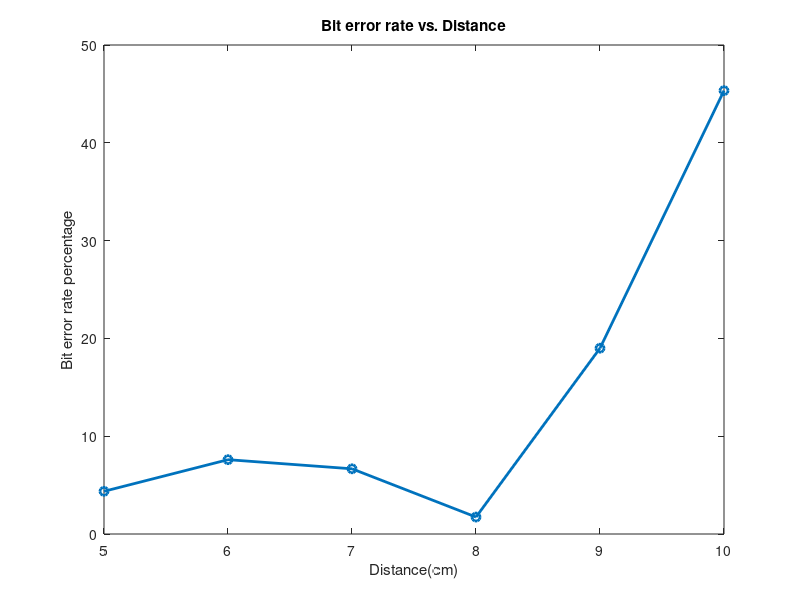

Here is the MATLAB script that generated this plot:
%% 5cm
%%1.deneme
rec = [0 1 0 1 0 1 1 1 0 0 0 1 0 1 0 1 1 1 0 0 0 1 0 1 0 1 1 1 0 0 0 1 0 1 0 1 1 1 0 0 0 1 0 1 0 1 1 1 0 0 0 1 0 1 0 1 1 1 0 0 0 1 0 1 0 1 1 1 0 0 0 1 0 1 0 1 1 1 0 0 0 1 0 1 0 1 1 1 0 0 0 1 0 1 0 1 1 1 0 0 0 1 0 1 0 1 1 1 0 0 0 1 0 1 0 1 1 1 0 0 0 1 0 1 0 1 1 1 0 0 0 1 0 1 0 1 1 1 0 0 0 1 0 1 0 1 1 1 0 0];
tr1 = [0 1 0 1 0 1 1 1 0 0 0 1 0 1 0 1 1 1 0 0 0 1 0 1 0 1 1 1 0 0 0 1 0 1 0 1 1 1 0 0 0 1 0 1 0 1 1 1 0 0 0 1 0 1 0 1 1 1 0 0 0 1 0 1 0 1 1 1 0 0 0 1 0 1 0 1 1 1 0 0 0 1 0 1 0 1 1 1 0 0 0 1 0 1 0 1 1 1 0 0 0 1 0 1 0 1 1 1 0 0 0 1 0 1 0 1 1 1 0 0 0 1 0 1 0 1 1 1 0 0 0 1 0 1 0 1 1 1 0 0 0 1 0 1 0 1 1 1 0 0];
er1 = 0; %error s?f?r

tr2 = [2 1 0 1 0 1 1 1 0 0 0 1 0 1 0 1 1 1 0 0 0 1 0 1 0 1 1 1 0 0 0 1 0 1 0 1 1 1 0 0 0 1 0 1 0 1 1 1 0 0 2 1 0 1 0 1 1 1 0 0 0 1 0 1 0 1 1 1 0 0 0 1 0 1 0 1 1 1 0 0 0 1 0 1 0 1 1 1 0 0 0 1 0 1 0 1 1 1 0 0 0 1 0 1 0 1 1 1 0 0 0 1 0 1 0 1 1 1 0 0 0 1 0 1 0 1 1 1 0 0 0 1 0 1 0 1 1 1 0 0 0 1 0 1 1 1 1 1 0 0];
er2 = 3; %error 3

tr3 = [2 1 0 1 0 1 1 1 0 0 0 1 0 1 0 1 1 1 0 0 0 1 0 1 0 1 1 1 0 0 0 1 0 1 1 1 1 1 0 0 0 1 0 1 1 1 1 1 0 0 2 1 1 1 1 1 1 1 0 0 1 1 1 1 1 1 1 1 0 0 1 1 1 1 1 1 1 0 0 0 1 1 1 0 1 1 1 1 0 0 1 0 1 0 1 1 1 0 0 0 0 0 0 0 0 0 0 0 0 0 0 0 0 0 0 0 0 0 0 0 0 0 0 0 0 0 0 0 0 0 0 0 0 0 0 0 0 0 0 0 0 0 0 0 0 0 0 0 0 0];
er3 = 48; % error 48

tr4 = [2 1 0 1 0 1 1 1 0 0 0 1 0 1 0 1 1 1 0 0 0 1 0 1 0 1 1 1 0 0 0 1 0 1 0 1 1 1 0 0 0 1 0 1 0 1 1 1 0 0 2 1 0 1 0 1 1 1 0 0 0 1 0 1 0 1 1 1 0 0 0 1 0 1 0 1 1 1 0 0 0 1 0 1 0 1 1 1 0 0 0 1 0 1 0 1 1 1 0 0 0 1 0 1 0 1 1 1 0 0 0 1 0 1 0 1 1 1 0 0 0 1 0 1 0 1 1 1 0 0 0 1 0 1 0 1 1 1 0 0 0 1 0 1 0 1 1 1 0 0];
er4 = 4; % error 2

tr5 = [2 1 0 1 0 1 1 1 0 0 0 1 0 1 0 1 1 1 0 0 0 1 0 1 0 1 1 1 0 0 0 1 0 1 0 1 1 1 0 0 0 1 0 1 0 1 1 1 0 0 2 1 0 1 0 1 1 1 0 0 0 1 0 1 0 1 1 1 0 0 0 1 0 1 0 1 1 1 0 0 0 1 0 1 0 1 1 1 0 0 0 1 0 1 0 1 1 1 0 0 0 1 0 1 0 1 1 1 0 0 0 1 0 1 0 1 1 1 0 0 0 1 0 1 1 1 1 1 0 0 0 1 1 1 1 1 1 1 0 0 1 1 1 1 1 1 1 1 0 0];
er5 = 8; % error 8

tr6 = [2 1 0 1 0 1 1 1 0 0 0 1 0 1 0 1 1 1 0 0 0 1 0 1 0 1 1 1 0 0 0 1 0 1 0 1 1 1 0 0 0 1 0 1 0 1 1 1 0 0 2 1 0 1 0 1 1 1 0 0 0 1 0 1 0 1 1 1 0 0 0 1 0 1 0 1 1 1 0 0 0 1 0 1 0 1 1 1 0 0 0 1 0 1 0 1 1 1 0 0 0 1 0 1 0 1 1 1 0 0 0 1 0 1 0 1 1 1 0 0 0 1 0 1 0 1 1 1 0 0 0 1 0 1 0 1 1 1 0 0 0 1 0 1 0 1 1 1 0 0];
er6 = 2; % error 2

tr7 = [2 1 0 1 0 1 1 1 0 0 0 1 0 1 0 1 1 1 0 0 0 1 0 1 0 1 1 1 0 0 0 1 0 1 0 1 1 1 0 0 0 1 0 1 0 1 1 1 0 0 0 1 0 1 0 1 1 1 0 0 0 1 0 1 0 1 1 1 0 0 0 1 0 1 0 1 1 1 0 0 0 1 0 1 0 1 1 1 0 0 0 1 0 1 0 1 1 1 0 0 0 1 0 1 0 1 1 1 0 0 0 1 0 1 0 1 1 1 0 0 0 1 0 1 0 1 1 1 0 0 0 1 0 1 0 1 1 1 0 0 0 1 0 1 0 1 1 1 0 0];
er7 = 1; %error 1

tr8 = [2 1 0 1 0 1 1 1 0 0 0 1 0 1 0 1 1 1 0 0 0 1 0 1 0 1 1 1 0 0 0 1 0 1 0 1 1 1 0 0 0 1 0 1 0 1 1 1 0 0 0 1 0 1 0 1 1 1 0 0 0 1 0 1 0 1 1 1 0 0 0 1 0 1 0 1 1 1 0 0 0 1 0 1 0 1 1 1 0 0 0 1 0 1 0 1 1 1 0 0 0 1 0 1 0 1 1 1 0 0 0 1 0 1 0 1 1 1 0 0 0 1 0 1 0 1 1 1 0 0 0 1 0 1 0 1 1 1 0 0 0 1 0 1 0 1 1 1 0 0];
er8 = 1; % error 1

tr9 = [0 1 0 1 0 1 1 1 0 0 0 1 0 1 0 1 1 1 0 0 0 1 0 1 0 1 1 1 0 0 0 1 0 1 0 1 1 1 0 0 0 1 0 1 0 1 1 1 0 0 0 1 0 1 0 1 1 1 0 0 0 1 0 1 0 1 1 1 0 0 0 1 0 1 0 1 1 1 0 0 0 1 0 1 0 1 1 1 0 0 0 1 0 1 0 1 1 1 0 0 0 1 0 1 0 1 1 1 0 0 0 1 0 1 0 1 1 1 0 0 0 1 0 1 0 1 1 1 0 0 0 1 0 1 0 1 1 1 0 0 0 1 0 1 0 1 1 1 0 0];
er9 = 0; % error 0
 
tr10= [0 1 0 1 0 1 1 1 0 0 0 1 0 1 0 1 1 1 0 0 0 1 0 1 0 1 1 1 0 0 0 1 0 1 0 1 1 1 0 0 0 1 0 1 0 1 1 1 0 0 0 1 0 1 0 1 1 1 0 0 0 1 0 1 0 1 1 1 0 0 0 1 0 1 0 1 1 1 0 0 0 1 0 1 0 1 1 1 0 0 0 1 0 1 0 1 1 1 0 0 0 1 0 1 0 1 1 1 0 0 0 1 0 1 0 1 1 1 0 0 0 1 0 1 1 1 1 1 0 0 0 1 0 1 1 1 1 1 0 0 1 1 1 1 1 1 1 1 0 0];
er10 = 5; % error 5

tr11= [0 1 0 1 0 1 1 1 0 0 0 1 0 1 0 1 1 1 0 0 0 1 0 1 0 1 1 1 0 0 0 1 0 1 0 1 1 1 0 0 0 1 0 1 0 1 1 1 0 0 0 1 0 1 0 1 1 1 0 0 0 1 0 1 0 1 1 1 0 0 0 1 0 1 0 1 1 1 0 0 0 1 0 1 0 1 1 1 0 0 0 1 0 1 0 1 1 1 0 0 0 1 0 1 0 1 1 1 0 0 0 1 0 1 0 1 1 1 0 0 0 1 0 1 0 1 1 1 0 0 0 1 0 1 0 1 1 1 0 0 0 1 0 1 0 1 1 1 0 0];
er11 = 0;%error 0

%% 6 cm
tr12 = [0 1 0 1 0 1 1 1 0 0 0 1 0 1 0 1 1 1 0 0 0 1 0 1 0 1 1 1 0 0 0 1 0 1 0 1 1 1 0 0 0 1 0 1 0 1 1 1 0 0 0 1 0 1 0 1 1 1 0 0 0 1 0 1 0 1 1 1 0 0 0 1 0 1 0 1 1 1 0 0 0 1 0 1 0 1 1 1 0 0 0 1 0 1 0 1 1 1 0 0 0 1 0 1 0 1 1 1 0 0 0 1 0 1 0 1 1 1 0 0 0 1 0 1 0 1 1 1 0 0 0 1 0 1 0 1 1 1 0 0 0 1 0 1 0 1 1 1 0 0];
er12 = 0; %error = 0

tr13 = [0 1 0 1 0 1 1 1 0 0 0 1 0 1 0 1 1 1 0 0 0 1 0 1 0 1 1 1 0 0 0 1 0 1 0 1 1 1 0 0 0 1 0 1 0 1 1 1 0 0 0 1 0 1 0 1 1 1 0 0 0 1 0 1 0 1 1 1 0 0 0 1 0 1 0 1 1 1 0 0 0 1 0 1 0 1 1 1 0 0 0 1 0 1 0 1 1 1 0 0 0 1 0 1 0 1 1 1 0 0 0 1 0 1 0 1 1 1 0 0 0 1 0 1 0 1 1 1 0 0 0 1 0 1 0 1 1 1 0 0 0 1 0 1 0 1 1 1 0 0];
er13 = 0; %error = 0

tr14 = [0 1 0 1 0 1 1 1 0 0 0 1 0 1 0 1 1 1 0 0 0 1 0 1 0 1 1 1 0 0 0 1 0 1 0 1 1 1 0 0 0 1 0 1 0 1 1 1 0 0 0 1 0 1 0 1 1 1 0 0 0 1 0 1 0 1 1 1 0 0 0 1 0 1 0 1 1 1 0 0 0 1 0 1 0 1 1 1 0 0 0 1 0 1 0 1 1 1 0 0 0 1 0 1 0 1 1 1 0 0 0 1 0 1 0 1 1 1 0 0 0 1 0 1 0 1 1 1 0 0 0 1 0 1 0 1 1 1 0 0 0 1 0 1 0 1 1 1 0 0];
er14 = 0; %error = 0

tr15 = [0 1 0 1 0 1 1 1 0 0 0 1 0 1 0 1 1 1 0 0 0 1 0 1 0 1 1 1 0 0 0 1 0 1 0 1 1 1 0 0 0 1 0 1 0 1 1 1 0 0 0 1 0 1 0 1 1 1 0 0 0 1 0 1 0 1 1 1 0 0 0 1 0 1 0 1 1 1 0 0 0 1 0 1 0 1 1 1 0 0 0 1 0 1 0 1 1 1 0 0 0 1 0 1 0 1 1 0 0 0 0 1 0 1 1 1 1 0 0 0 0 1 1 1 1 1 1 0 0 0 1 1 1 0 1 1 1 0 0 0 1 0 1 0 1 1 1 0 0 0];
er15 = 17; %error = 17

tr16 = [0 1 0 1 0 1 1 1 0 0 0 1 0 1 0 1 1 1 0 0 0 1 0 1 0 1 1 1 0 0 0 1 0 1 0 1 1 1 0 0 0 1 0 1 0 1 1 1 0 0 0 1 0 1 0 1 1 1 0 0 0 1 0 1 0 1 1 1 0 0 0 1 0 1 0 1 1 1 0 0 0 1 0 1 0 1 1 1 0 0 0 1 0 1 1 1 1 0 0 0 0 1 0 1 1 1 1 0 0 0 0 1 1 0 1 1 1 0 0 0 1 1 1 0 1 1 1 0 0 0 1 0 1 0 1 1 1 0 0 0 1 0 1 0 1 1 1 0 0 0];
er16 = 25; %error 25

tr17 = [0 1 0 1 0 1 1 1 0 0 0 1 0 1 0 1 1 1 0 0 0 1 0 1 0 1 1 1 0 0 0 1 0 1 0 1 1 1 0 0 0 1 0 1 0 1 1 1 0 0 0 1 0 1 0 1 1 1 0 0 0 1 0 1 0 1 1 1 0 0 0 1 0 1 0 1 1 1 0 0 0 1 0 1 0 1 1 1 0 0 0 1 0 1 1 1 1 1 0 0 0 1 1 1 1 1 1 1 0 0 1 1 1 1 1 1 1 1 0 0 1 1 1 1 1 1 1 1 0 0 1 1 1 1 1 1 1 1 0 0 1 1 1 0 1 1 1 1 0 0];
er17 = 16; %error 16

tr18 = [0 1 0 1 0 1 1 1 0 0 0 1 0 1 0 1 1 1 0 0 0 1 0 1 0 1 1 1 0 0 0 1 0 1 0 1 1 1 0 0 0 1 0 1 0 1 1 1 0 0 0 1 0 1 0 1 1 1 0 0 0 1 0 1 0 1 1 1 0 0 0 1 0 1 0 1 1 1 0 0 0 1 0 1 1 1 1 1 0 0 0 1 1 1 1 1 1 1 0 0 0 1 1 1 1 1 1 1 0 0 1 1 1 1 1 1 1 0 0 0 1 1 1 0 1 1 1 0 0 0 1 0 1 0 1 1 1 0 0 0 1 0 1 0 1 1 1 0 0 0];
er18 = 26; %error 26

tr19 = [0 1 0 1 0 1 1 1 0 0 0 1 0 1 0 1 1 1 0 0 0 1 0 1 0 1 1 1 0 0 0 1 0 1 0 1 1 1 0 0 0 1 0 1 0 1 1 1 0 0 0 1 0 1 0 1 1 1 0 0 0 1 0 1 0 1 1 1 0 0 0 1 0 1 0 1 1 1 0 0 0 1 0 1 0 1 1 1 0 0 0 1 0 1 0 1 1 1 0 0 0 1 0 1 0 1 1 1 0 0 0 1 0 1 0 1 1 1 0 0 0 1 0 1 0 1 1 1 0 0 0 1 0 1 0 1 1 1 0 0 0 1 0 1 0 1 1 1 0 0 ];
er19 = 0; %error 0

tr20 = [0 1 0 1 0 1 1 1 0 0 0 1 0 1 0 1 1 1 0 0 0 1 0 1 0 1 1 1 0 0 0 1 0 1 0 1 1 1 0 0 0 1 0 1 0 1 1 1 0 0 0 1 0 1 0 1 1 1 0 0 0 1 0 1 0 1 1 1 0 0 0 1 0 1 0 1 1 1 0 0 0 1 0 1 0 1 1 1 0 0 0 1 0 1 0 1 1 1 0 0 0 1 0 1 0 1 1 1 0 0 0 1 0 1 0 1 1 1 0 0 0 1 0 1 0 1 1 1 0 0 0 1 0 1 0 1 1 1 0 0 0 1 0 1 0 1 1 1 0 0 ];
er20 = 0; %error 0

tr21 = [0 1 0 1 0 1 1 1 0 0 0 1 0 1 0 1 1 1 0 0 0 1 0 1 0 1 1 1 0 0 0 1 0 1 0 1 1 1 0 0 0 1 0 1 0 1 1 1 0 0 1 1 0 1 0 1 1 1 0 0 0 1 0 1 0 1 1 1 0 0 0 1 0 1 1 1 1 1 0 0 0 1 1 1 1 1 1 1 0 0 1 1 1 1 1 1 1 1 0 0 1 1 1 1 1 1 1 0 0 0 1 1 1 1 1 1 1 0 0 0 1 1 1 1 1 1 1 0 0 0 1 1 1 0 1 1 1 0 0 0 1 0 1 0 1 1 1 0 0 0 ];
er21 = 30; %error 30

%%7 cm
tr22 = [0 1 0 1 0 1 1 1 0 0 0 1 0 1 0 1 1 1 0 0 0 1 0 1 0 1 1 1 0 0 0 1 0 1 0 1 1 1 0 0 0 1 0 1 0 1 1 1 0 0 0 1 0 1 0 1 1 1 0 0 0 1 0 1 0 1 1 1 0 0 0 1 0 1 0 1 1 1 0 0 0 1 0 1 0 1 1 1 0 0 0 1 0 1 0 1 1 1 0 0 0 1 0 1 0 1 1 1 0 0 0 1 0 1 1 1 1 0 0 0 0 1 0 0 1 1 1 0 0 0 0 1 1 0 1 1 1 0 0 0 1 0 1 0 1 1 1 0 0 0 ];
er22 = 15; %error 15

tr23 = [0 1 0 1 0 1 1 1 0 0 0 1 0 1 0 1 1 1 0 0 0 1 0 1 0 1 1 1 0 0 0 1 0 1 0 1 1 1 0 0 0 1 0 1 0 1 1 1 0 0 0 1 0 1 0 1 1 1 0 0 0 1 0 1 0 1 1 1 0 0 0 1 0 1 0 1 1 1 0 0 0 1 0 1 0 1 1 1 0 0 0 1 0 1 0 1 1 1 0 0 0 1 0 1 0 1 1 1 0 0 0 1 0 1 0 1 1 1 0 0 0 1 0 1 0 1 1 1 0 0 0 1 0 1 0 1 1 1 0 0 0 1 0 1 0 1 1 1 0 0 ];
er23 = 0; %error 0

tr24 = [0 1 0 1 0 1 1 1 0 0 0 1 0 1 0 1 1 1 0 0 0 1 0 1 0 1 1 1 0 0 0 1 0 1 0 1 1 1 0 0 0 1 0 1 0 1 1 1 0 0 0 1 0 1 0 1 1 1 0 0 0 1 0 1 0 1 1 1 0 0 0 1 0 1 0 1 1 1 0 0 0 1 0 1 0 1 1 1 0 0 0 1 0 1 0 1 1 1 0 0 0 1 0 1 0 1 1 1 0 0 0 1 0 1 0 1 1 1 0 0 0 1 0 1 0 1 1 1 0 0 0 1 0 1 1 1 1 1 0 0 0 1 0 0 1 1 1 1 0 0 ];
er24 = 3; %error 3 - ahmet tek att?

tr25 = [0 1 0 1 0 1 1 1 0 0 0 1 0 1 0 1 1 1 0 0 0 1 0 1 0 1 1 1 0 0 0 1 0 1 0 1 1 1 0 0 0 1 0 1 0 1 1 1 0 0 0 1 0 1 0 1 1 1 0 0 0 1 0 1 0 1 1 1 0 0 0 1 0 1 0 1 1 1 0 0 0 1 0 1 0 1 1 1 0 0 0 1 0 1 0 1 1 1 0 0 0 1 0 1 0 1 1 1 0 0 0 1 0 1 0 1 1 1 0 0 0 1 0 1 0 1 1 1 0 0 0 1 0 1 0 1 1 1 0 0 0 1 0 1 0 1 1 1 0 0 ];
er25 = 0; %error 0

tr26 = [0 1 0 1 0 1 1 1 0 0 0 1 0 1 0 1 1 1 0 0 0 1 0 1 0 1 1 1 0 0 0 1 0 1 0 1 1 1 0 0 0 1 0 1 0 1 1 1 0 0 0 1 0 1 0 1 1 1 0 0 0 1 0 1 0 1 1 1 0 0 0 1 0 1 0 1 1 1 0 0 0 1 0 1 0 1 1 1 0 0 0 1 0 1 0 1 1 1 0 0 0 1 0 1 0 1 1 1 0 0 0 1 0 1 0 1 1 1 0 0 0 1 0 1 0 1 1 0 0 0 0 1 0 1 1 1 1 1 0 0 0 1 0 1 1 1 1 0 0 0 ];
er26 = 4; %error 4

tr27 = [0 1 0 1 0 1 1 1 0 0 0 1 0 1 0 1 1 1 0 0 0 1 0 1 0 1 1 1 0 0 0 1 0 1 0 1 1 1 0 0 0 1 0 1 0 1 1 1 0 0 0 1 0 1 0 1 1 1 0 0 0 1 0 1 1 1 1 0 0 0 0 1 1 0 1 1 1 0 0 0 0 0 1 0 1 1 1 0 0 0 1 0 1 0 1 1 1 0 0 0 1 0 1 0 1 1 1 0 0 0 1 0 1 0 1 1 1 0 0 0 1 0 1 0 1 1 1 0 0 0 1 0 1 0 1 1 1 0 0 0 1 0 1 0 1 1 1 0 0 0 ];
er27 = 47;%error 47

tr28 = [0 1 0 1 0 1 1 1 0 0 0 1 0 1 0 1 1 1 0 0 0 1 0 1 0 1 1 1 0 0 0 1 0 1 0 1 1 1 0 0 0 1 0 1 0 1 1 1 0 0 0 1 0 1 0 1 1 1 0 0 0 1 0 1 0 1 1 1 0 0 0 1 0 1 0 1 1 1 0 0 0 1 0 1 0 1 1 1 0 0 0 1 0 1 0 1 1 1 0 0 0 1 0 1 0 1 1 1 0 0 0 1 0 1 0 1 1 0 0 0 0 1 0 1 1 1 1 0 0 0 0 1 0 1 1 1 1 0 0 0 0 1 1 0 1 1 1 0 0 0 ];
er28 = 9;%error 9

tr29 = [0 1 0 1 0 1 1 1 0 0 0 1 0 1 0 1 1 1 0 0 0 1 0 1 0 1 1 1 0 0 0 1 0 1 0 1 1 1 0 0 0 1 0 1 0 1 1 1 0 0 0 1 0 1 0 1 1 1 0 0 0 1 0 1 0 1 1 1 0 0 0 1 0 1 0 1 1 1 0 0 0 1 0 1 0 1 1 1 0 0 0 1 0 1 1 1 1 0 0 0 0 1 0 1 1 1 1 0 0 0 0 1 0 0 1 1 1 0 0 0 0 1 1 0 1 1 1 0 0 0 0 0 1 0 1 1 1 0 0 0 1 0 1 0 1 1 1 0 0 0 ];
er29 = 22;%error 22

tr30 = [0 1 0 1 0 1 1 1 0 0 0 1 0 1 0 1 1 1 0 0 0 1 0 1 0 1 1 1 0 0 0 1 0 1 0 1 1 1 0 0 0 1 0 1 0 1 1 1 0 0 0 1 0 1 0 1 1 1 0 0 0 1 0 1 0 1 1 1 0 0 0 1 0 1 0 1 1 1 0 0 0 1 0 1 0 1 1 1 0 0 0 1 0 1 0 1 1 1 0 0 0 1 0 1 0 1 1 1 0 0 0 1 0 1 0 1 1 1 0 0 0 1 0 1 0 1 1 1 0 0 0 1 0 1 0 1 1 1 0 0 0 1 0 1 0 1 1 1 0 0 ];
er30 = 0;%error 0

tr31 = [0 1 0 1 0 1 1 1 0 0 0 1 0 1 0 1 1 1 0 0 0 1 0 1 0 1 1 1 0 0 0 1 0 1 0 1 1 1 0 0 0 1 0 1 0 1 1 1 0 0 0 1 0 1 0 1 1 1 0 0 0 1 0 1 0 1 1 1 0 0 0 1 0 1 0 1 1 1 0 0 0 1 0 1 0 1 1 1 0 0 0 1 0 1 0 1 1 1 0 0 0 1 0 1 0 1 1 1 0 0 0 1 0 1 0 1 1 1 0 0 0 1 0 1 0 1 1 1 0 0 0 1 0 1 0 1 1 1 0 0 0 1 0 1 0 1 1 1 0 0 ];
er31 = 0;%error 0

%% 8cm

tr32 = [0 1 0 1 0 1 1 1 0 0 0 1 0 1 0 1 1 1 0 0 0 1 0 1 0 1 1 1 0 0 0 1 0 1 0 1 1 1 0 0 0 1 0 1 0 1 1 1 0 0 0 1 0 1 0 1 1 1 0 0 0 1 0 1 0 1 1 1 0 0 0 1 0 1 0 1 1 1 0 0 0 1 0 1 0 1 1 1 0 0 0 1 0 1 0 1 1 1 0 0 0 1 0 1 0 1 1 1 0 0 0 1 0 1 0 1 1 1 0 0 0 1 0 1 0 1 1 1 0 0 0 1 0 1 0 1 1 1 0 0 0 1 0 1 0 1 1 1 0 0 ];
er32 = 0;%error 0

tr33 = [0 1 0 1 0 1 1 1 0 0 0 1 0 1 0 1 1 1 0 0 0 1 0 1 0 1 1 1 0 0 0 1 0 1 0 1 1 1 0 0 0 1 0 1 0 1 1 1 0 0 0 1 0 1 0 1 1 1 0 0 0 1 0 1 0 1 1 1 0 0 0 1 0 1 0 1 1 1 0 0 0 1 0 1 0 1 1 1 0 0 0 1 0 1 0 1 1 1 0 0 0 1 0 1 0 1 1 1 0 0 0 1 0 1 0 1 1 1 0 0 0 1 0 1 0 1 1 1 0 0 0 1 0 1 0 1 1 1 0 0 0 1 0 1 0 1 1 1 0 0 ];
er33 = 0;%error 0

tr34 = [0 1 0 1 0 1 1 1 0 0 0 1 0 1 0 1 1 1 0 0 0 1 0 1 0 1 1 1 0 0 0 1 0 1 0 1 1 1 0 0 0 1 0 1 0 1 1 1 0 0 0 1 0 1 0 1 1 1 0 0 0 1 0 1 0 1 1 1 0 0 0 1 0 1 0 1 1 1 0 0 0 1 0 1 0 1 1 1 0 0 0 1 0 1 0 1 1 1 0 0 0 1 0 1 0 1 1 1 0 0 0 1 0 1 0 1 1 1 0 0 0 1 0 1 0 1 1 1 0 0 0 1 0 1 0 1 1 1 0 0 0 1 0 1 0 1 1 1 0 0 ];
er34 = 0;%error 0

tr35 = [0 1 0 1 0 1 1 1 0 0 0 1 0 1 0 1 1 1 0 0 0 1 0 1 0 1 1 1 0 0 0 1 0 1 0 1 1 1 0 0 0 1 0 1 0 1 1 1 0 0 0 1 0 1 0 1 1 1 0 0 0 1 0 1 0 1 1 1 0 0 0 1 0 1 0 1 1 1 0 0 0 1 0 1 0 1 1 1 0 0 0 1 0 1 0 1 1 1 0 0 0 1 0 1 0 1 1 1 0 0 0 1 0 1 0 1 1 1 0 0 0 1 0 1 0 1 1 1 0 0 0 1 0 1 0 1 1 1 0 0 0 1 0 1 0 1 1 0 0 0 ];
er35 = 1;%error 1

tr36 = [0 1 0 1 0 1 1 1 0 0 0 1 0 1 0 1 1 1 0 0 0 1 0 1 0 1 1 1 0 0 0 1 0 1 0 1 1 1 0 0 0 1 0 1 0 1 1 1 0 0 0 1 0 1 0 1 1 1 0 0 0 1 0 1 0 1 1 1 0 0 0 1 0 1 0 1 1 1 0 0 0 1 0 1 0 1 1 1 0 0 0 1 0 1 0 1 1 1 0 0 0 1 0 1 0 1 1 0 0 0 0 1 0 1 0 1 1 0 0 0 0 1 0 1 0 1 1 0 0 0 0 1 0 0 0 1 1 0 0 0 0 1 0 0 1 1 1 0 0 0 ];
er36 = 8;% error 8

tr37 = [0 1 0 1 0 1 1 1 0 0 0 1 0 1 0 1 1 1 0 0 0 1 0 1 0 1 1 1 0 0 0 1 0 1 0 1 1 1 0 0 0 1 0 1 0 1 1 1 0 0 0 1 0 1 0 1 1 1 0 0 0 1 0 1 0 1 1 1 0 0 0 1 0 1 0 1 1 1 0 0 0 1 0 1 0 1 1 1 0 0 0 1 0 1 0 1 1 1 0 0 0 1 0 1 0 1 1 1 0 0 0 1 0 1 0 1 1 1 0 0 0 1 0 1 0 1 1 1 0 0 0 1 0 1 0 1 1 1 0 0 0 1 0 1 0 1 1 1 0 0 ];
er37 = 0;%error 0

tr38 = [0 1 0 1 0 1 1 1 0 0 0 1 0 1 0 1 1 1 0 0 0 1 0 1 0 1 1 1 0 0 0 1 0 1 0 1 1 1 0 0 0 1 0 1 0 1 1 1 0 0 0 1 0 1 0 1 1 1 0 0 0 1 0 1 0 1 1 1 0 0 0 1 0 1 0 1 1 1 0 0 0 1 0 1 0 1 1 1 0 0 0 1 0 1 0 1 1 1 0 0 0 1 0 1 0 1 1 1 0 0 0 1 0 1 0 1 1 1 0 0 0 1 0 1 0 1 1 1 0 0 0 1 0 1 0 1 1 1 0 0 0 1 0 1 0 1 1 1 0 0 ];
er38 = 0;%error 0

tr39 = [0 1 0 1 0 1 1 1 0 0 0 1 0 1 0 1 1 1 0 0 0 1 0 1 0 1 1 1 0 0 0 1 0 1 0 1 1 1 0 0 0 1 0 1 0 1 1 1 0 0 0 1 0 1 0 1 1 1 0 0 0 1 0 1 0 1 1 1 0 0 0 1 0 1 0 1 1 1 0 0 0 1 0 1 0 1 1 1 0 0 0 1 0 1 0 1 1 0 0 0 0 1 0 1 0 1 1 0 0 0 0 1 0 0 1 1 1 0 0 0 0 1 0 0 1 1 1 0 0 0 0 1 0 0 1 1 1 0 0 0 0 0 1 0 1 1 1 0 0 0 ];
er39 = 16;%error 16

tr40 = [0 1 0 1 0 1 1 1 0 0 0 1 0 1 0 1 1 1 0 0 0 1 0 1 0 1 1 1 0 0 0 1 0 1 0 1 1 1 0 0 0 1 0 1 0 1 1 1 0 0 0 1 0 1 0 1 1 1 0 0 0 1 0 1 0 1 1 1 0 0 0 1 0 1 0 1 1 1 0 0 0 1 0 1 0 1 1 1 0 0 0 1 0 1 0 1 1 1 0 0 0 1 0 1 0 1 1 1 0 0 0 1 0 1 0 1 1 1 0 0 0 1 0 1 0 1 1 1 0 0 0 1 0 1 0 1 1 1 0 0 0 1 0 0 0 1 1 1 0 0 ];
er40 = 1;%error 1

tr41 = [0 1 0 1 0 1 1 1 0 0 0 1 0 1 0 1 1 1 0 0 0 1 0 1 0 1 1 1 0 0 0 1 0 1 0 1 1 1 0 0 0 1 0 1 0 1 1 1 0 0 0 1 0 1 0 1 1 1 0 0 0 1 0 1 0 1 1 1 0 0 0 1 0 1 0 1 1 1 0 0 0 1 0 1 0 1 1 1 0 0 0 1 0 1 0 1 1 1 0 0 0 1 0 1 0 1 1 1 0 0 0 1 0 1 0 1 1 1 0 0 0 1 0 1 0 1 1 1 0 0 0 1 0 1 0 1 1 1 0 0 0 1 0 1 0 1 1 1 0 0 ];
er41 = 0;%error 0

%% 9 cm
tr42 = [0 0 0 1 0 1 1 0 0 0 0 0 0 1 0 1 1 0 0 0 0 0 0 1 0 1 1 0 0 0 0 1 0 0 0 1 1 0 0 0 0 1 0 0 0 1 1 0 0 0 1 0 0 0 1 1 1 0 0 0 0 0 0 0 1 1 1 0 0 0 0 0 0 0 1 1 1 0 0 0 0 0 1 0 1 1 1 0 0 0 0 0 1 0 1 1 1 0 0 0 1 0 1 0 1 1 1 0 0 0 1 0 0 0 1 1 1 0 0 0 1 0 1 0 0 0 0 0 0 0 1 0 0 0 0 0 0 0 0 0 0 0 0 0 0 0 0 0 0 0 ];
er42 = 62;% error 62

tr43 = [0 1 0 1 0 1 1 1 0 0 0 1 0 1 0 1 1 1 0 0 0 1 0 1 0 1 1 1 0 0 0 1 0 1 0 1 1 1 0 0 0 1 0 1 0 1 1 1 0 0 0 1 0 1 0 1 1 1 0 0 0 1 0 1 0 1 1 1 0 0 0 1 0 1 0 1 1 1 0 0 0 1 0 1 0 1 1 1 0 0 0 1 0 1 0 1 1 1 0 0 0 1 0 1 0 1 1 1 0 0 0 1 0 0 0 0 0 0 0 0 0 1 0 1 0 0 0 0 0 0 0 1 0 0 0 0 0 0 0 0 0 0 0 0 0 0 0 0 0 0 ];
er43 = 16;% error 16

tr44 = [0 0 0 0 0 0 1 1 0 0 0 1 0 0 0 1 1 1 0 0 0 1 0 1 0 1 1 1 0 0 0 1 0 1 0 1 1 1 0 0 0 1 0 1 0 1 1 1 0 0 0 1 0 1 0 1 1 1 0 0 0 1 0 1 0 1 1 1 0 0 0 1 0 1 0 1 1 1 0 0 0 1 0 1 0 1 1 1 0 0 0 1 0 1 0 1 1 1 0 0 0 1 0 0 0 0 0 0 0 0 0 1 0 0 0 0 0 0 0 0 0 0 0 0 0 0 0 0 0 0 0 0 0 0 0 0 0 0 0 0 0 0 0 0 0 0 0 0 0 0 ];
er44 = 27;% error 27

tr45 = [0 1 0 1 0 1 1 1 0 0 0 1 0 1 0 1 1 1 0 0 0 1 0 1 0 1 1 1 0 0 0 1 0 1 0 1 1 1 0 0 0 1 0 1 0 1 1 1 0 0 0 1 0 1 0 1 1 1 0 0 0 1 0 1 0 1 1 1 0 0 0 1 0 1 0 1 1 1 0 0 0 1 0 1 0 1 1 1 0 0 0 1 0 1 0 1 1 1 0 0 0 1 0 1 0 1 1 1 0 0 0 0 0 0 0 0 0 0 0 0 0 1 0 0 0 0 0 0 0 0 0 0 0 0 0 0 0 0 0 0 0 0 0 0 0 0 0 0 0 0 ];
er45 = 19;% error 19

tr46 = [0 1 0 1 0 1 1 1 0 0 0 1 0 1 0 1 1 1 0 0 0 1 0 1 0 1 1 1 0 0 0 1 0 1 0 1 1 1 0 0 0 1 0 1 0 1 1 1 0 0 0 1 0 1 0 1 1 1 0 0 0 1 0 1 0 1 1 1 0 0 0 1 0 1 0 1 1 1 0 0 0 1 0 1 0 1 1 1 0 0 0 0 0 1 0 1 1 1 0 0 0 0 0 1 0 1 1 1 0 0 0 1 0 1 0 1 1 1 0 0 0 0 0 0 0 0 0 0 0 0 0 1 0 0 0 1 1 1 0 0 0 1 0 0 0 0 0 0 0 0 ];
er46 = 12;% error 12

tr47 = [0 1 0 1 0 1 1 1 0 0 0 1 0 1 0 1 1 1 0 0 0 1 0 1 0 1 1 1 0 0 0 1 0 1 0 1 1 1 0 0 0 1 0 1 0 1 1 1 0 0 0 1 0 1 0 1 1 0 0 0 0 1 0 1 0 1 1 0 0 0 0 1 0 1 0 1 1 0 0 0 0 1 0 0 0 1 1 0 0 0 0 0 0 0 0 0 0 0 0 0 0 0 0 0 0 0 0 0 0 0 0 0 0 0 0 0 0 0 0 0 0 0 0 0 0 0 0 0 0 0 0 0 1 0 1 1 1 0 0 0 0 0 1 0 1 1 1 0 0 0 ];
er47 = 35;% error 35

%% 10 cm
tr48 = [0 1 0 1 0 1 1 1 0 0 0 0 0 1 0 1 1 1 0 0 0 0 0 1 0 1 1 0 0 0 1 0 0 0 0 1 1 0 0 0 1 0 0 0 1 1 1 0 0 0 1 0 1 0 1 1 1 0 0 0 1 0 1 0 1 1 1 0 0 0 1 0 1 0 1 1 1 0 0 0 1 0 1 0 1 1 1 0 0 0 1 0 1 0 0 0 0 0 0 0 1 0 1 0 1 1 0 0 0 0 0 0 0 1 1 1 0 0 0 1 0 1 0 1 1 1 0 0 0 1 0 1 0 0 0 0 0 0 0 1 0 1 0 1 1 1 0 0 0 0 ];
er48 = 67;% error 67

tr49 = [0 0 0 1 0 1 1 0 0 0 0 0 0 1 0 1 1 0 0 0 0 0 0 1 0 1 1 0 0 0 1 0 0 0 1 1 1 0 0 0 1 0 1 0 1 1 1 0 0 0 1 0 1 0 1 1 1 0 0 0 1 0 1 0 0 0 0 0 0 0 1 0 0 0 0 0 0 0 0 0 1 0 1 0 1 1 1 0 0 0 1 0 1 0 0 1 1 0 0 0 1 0 0 0 1 1 0 0 0 0 0 0 0 1 1 1 0 0 0 1 0 1 0 1 1 1 0 0 0 0 0 0 0 1 1 1 0 0 0 1 0 1 0 1 1 1 0 0 0 0 ];
er49 = 69;% error 69
%error too high

err = 0;
    for i = 1:150
    if(rec(i) ~= tr49(i))
        err = err + 1;
    end
    end

 %% avarage error wrt distance
 % avarage error at 5cm
 error_cm(1) = ((er1+er2+er3+er4+er5+er6+er7+er8+er9+er10+er11)/11)*(100/150);
 % avarage error at 6cm
 error_cm(2) = ((er12+er13+er14+er15+er16+er17+er18+er19+er20+er21)/10)*(100/150);
 % avarage error at 7cm
 error_cm(3) = ((er22+er23+er24+er25+er26+er27+er28+er29+er30+er31)/10)*(100/150);
 % avarage error at 8cm
 error_cm(4) = ((er32+er33+er34+er35+er36+er37+er38+er39+er40+er41)/10)*(100/150);
 % avarage error at 9cm
 error_cm(5) = ((er42+er43+er44+er45+er46+er47)/6)*(100/150);
  % avarage error at 10cm
 error_cm(6) = ((er48+er49)/2)*(100/150);
 
 %% plot error vs distance
 distance = [5, 6, 7, 8, 9, 10];
 figure()
 plot(distance, error_cm,'-o', 'linewidth', 2)
 title('Bit error rate vs. Distance')
 xlabel('Distance(cm)')
 ylabel('Bit error rate percentage')
 